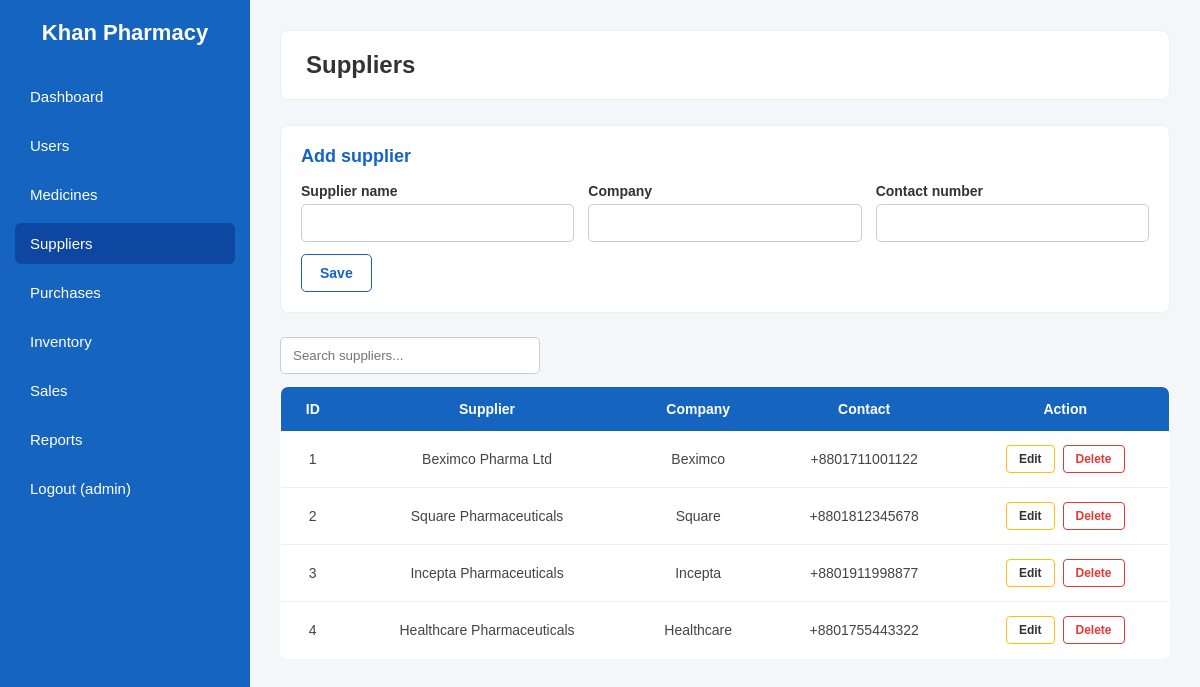
Page /suppliers.php (signed in) on the committed database.
### tables this page shows
CREATE TABLE `suppliers` (
    `supplier_id` INT AUTO_INCREMENT PRIMARY KEY,
    `supplier_name` VARCHAR(100) NOT NULL,
    `contact_number` VARCHAR(20) NOT NULL,
    `company_name` VARCHAR(100) NOT NULL
);

### includes/auth.php (called while the page is built, shortened)
<?php
function h($text)
{
    return htmlspecialchars((string) $text, ENT_QUOTES, "UTF-8");
}

### suppliers.php (the view, shortened to what this page needs)
<?php
require_once "includes/db.php";
require_once "includes/auth.php";
$edit = null;
$rows = $conn->query("SELECT * FROM suppliers ORDER BY supplier_id")->fetch_all(MYSQLI_ASSOC);
require_once "includes/header.php";
?>
<div class="card">
    <h2><?php echo $edit ? "Edit supplier" : "Add supplier"; ?></h2>
    <form method="post">
        <div class="form-row">
            <div class="form-group">
                <label>Supplier name</label>
                <input type="text" name="supplier_name" required value="<?php echo h($edit["supplier_name"] ?? ""); ?>">
            </div>
            <div class="form-group">
                <label>Company</label>
                <input type="text" name="company_name" required value="<?php echo h($edit["company_name"] ?? ""); ?>">
            </div>
            <div class="form-group">
                <label>Contact number</label>
                <input type="text" name="contact_number" required value="<?php echo h($edit["contact_number"] ?? ""); ?>">
            </div>
        </div>
        <div class="form-actions">
            <button type="submit" class="save-btn">Save</button>
        </div>
    </form>
</div>
<input type="text" class="search-box" data-table="data-table" placeholder="Search suppliers...">
<table id="data-table">
    <thead>
        <tr>
            <th>ID</th>
            <th>Supplier</th>
            <th>Company</th>
            <th>Contact</th>
            <th>Action</th>
        </tr>
    </thead>
    <tbody>
        <?php foreach ($rows as $row) { ?>
        <tr>
            <td><?php echo (int) $row["supplier_id"]; ?></td>
            <td><?php echo h($row["supplier_name"]); ?></td>
            <td><?php echo h($row["company_name"]); ?></td>
            <td><?php echo h($row["contact_number"]); ?></td>
            <td>
                <a class="edit" href="suppliers.php?edit=<?php echo (int) $row["supplier_id"]; ?>">Edit</a>
                <form method="post" class="delete-form" style="display:inline">
                    <button type="submit" class="delete">Delete</button>
                </form>
            </td>
        </tr>
        <?php } ?>
    </tbody>
</table>
<?php require_once "includes/footer.php"; ?>

### css/style.css (style rules this page uses)
* { margin: 0; padding: 0; box-sizing: border-box; font-family: Arial, Helvetica, sans-serif; }
body { display: flex; background: #f4f6f9; min-height: 100vh; }
.card { background: white; padding: 20px; border-radius: 8px; border: 1px solid #eee; margin-bottom: 24px; }
.card h2 { font-size: 18px; color: #1565C0; margin-bottom: 16px; }
.form-row { display: flex; flex-wrap: wrap; gap: 14px; margin-bottom: 12px; }
.form-group { display: flex; flex-direction: column; gap: 5px; flex: 1; min-width: 180px; }
.form-group label { font-size: 14px; font-weight: bold; color: #333; }
.form-group input, .form-group select, .form-group textarea { padding: 10px; border: 1px solid #ccc; border-radius: 5px; font-size: 14px; }
.form-actions { display: flex; gap: 10px; margin-top: 10px; }
.save-btn, .add-btn { background: transparent; color: #1565C0; border: 1px solid #1565C0; padding: 10px 18px; border-radius: 5px; cursor: pointer; font-weight: bold; font-size: 14px; }
.search-box { padding: 10px 12px; border: 1px solid #ccc; border-radius: 5px; width: 260px; margin-bottom: 12px; }
table { width: 100%; border-collapse: collapse; background: white; border-radius: 8px; overflow: hidden; border: 1px solid #eee; }
th { background: #1565C0; color: white; padding: 14px 16px; text-align: center; font-size: 14px; }
td { padding: 14px 16px; text-align: center; border-bottom: 1px solid #eee; font-size: 14px; color: #444; }
.edit { background: transparent; color: #333; border: 1px solid #FFC107; padding: 6px 12px; border-radius: 4px; cursor: pointer; font-weight: bold; font-size: 12px; text-decoration: none; margin-right: 4px; display: inline-block; }
.delete { background: transparent; color: #E53935; border: 1px solid #E53935; padding: 6px 12px; border-radius: 4px; cursor: pointer; font-weight: bold; font-size: 12px; }

### rows in the picture
suppliers: supplier_id "1", supplier_name "Beximco Pharma Ltd", company_name "Beximco", contact_number "+8801711001122"
suppliers: supplier_id "2", supplier_name "Square Pharmaceuticals", company_name "Square", contact_number "+8801812345678"
suppliers: supplier_id "3", supplier_name "Incepta Pharmaceuticals", company_name "Incepta", contact_number "+8801911998877"
suppliers: supplier_id "4", supplier_name "Healthcare Pharmaceuticals", company_name "Healthcare", contact_number "+8801755443322"

### other values in the picture
$_SESSION["username"] "admin"
$page_title "Suppliers"
